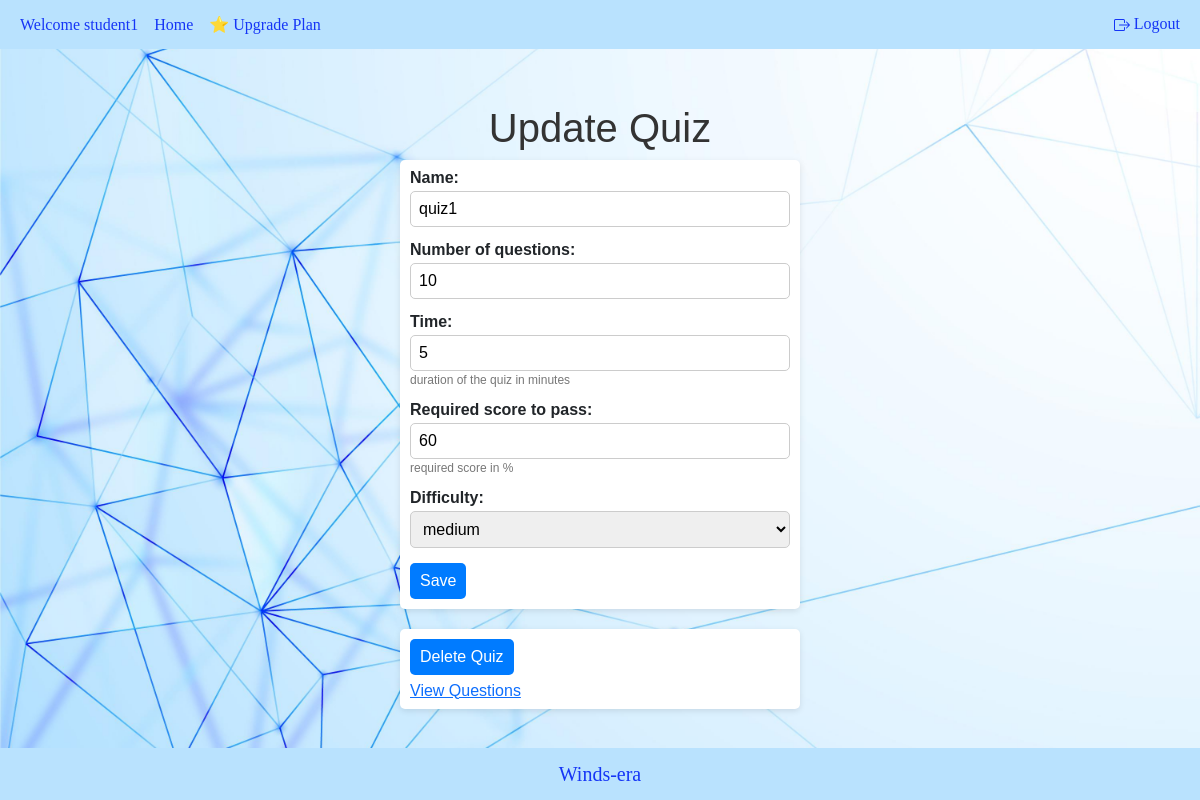
The app's page /quiz/update-quiz/7/game_development/ (signed in) with its own data.
### user_account/models.py (models this page shows, shortened)
class User(AbstractBaseUser):
    username = models.CharField(max_length=20, unique=True)
    date_joined = models.DateTimeField(auto_now_add=True)
    last_login = models.DateTimeField(auto_now=True)
    is_admin = models.BooleanField(default=False)
    is_active = models.BooleanField(default=True)
    is_staff = models.BooleanField(default=False)
    is_superuser = models.BooleanField(default=False)
    user_choices = [
        ('STUDENT', 'Student'),
        ('MENTOR', 'Mentor'),
        ('ADMIN', 'Admin')
    ]
    plan_choices = [
        ('Basic', 'Basic'),
        ('Super', 'Super'),
        ('Pro', 'Pro')
    ]
    email = models.EmailField(max_length=60, unique=True)
    user_role = models.CharField(max_length=10, choices=user_choices)
    plan = models.CharField(max_length=10, choices=plan_choices, default='Basic')
    USERNAME_FIELD = 'username'
    REQUIRED_FIELDS = ['email', 'user_role']
    objects = UserManager()

### quiz/models.py (models this page shows, shortened)
class Quiz(models.Model):
    name = models.CharField(max_length=120)
    topic = models.CharField(max_length=120)
    number_of_questions = models.IntegerField()
    time = models.IntegerField(help_text="duration of the quiz in minutes")
    required_score_to_pass = models.IntegerField(help_text="required score in %")
    difficulty = models.CharField(max_length=6, choices=DIFF_CHOICES)
    class Meta:
        verbose_name_plural = 'Quizes'

### quiz/views.py (the view)
# urls.py: path('update-quiz/<int:quiz_id>/<str:slug>/', update_quiz, name='update_quiz'),
@login_required
def update_quiz(request, quiz_id, slug):
    quiz = get_object_or_404(Quiz, id=quiz_id)
    if request.method == 'POST':
        form = QuizForm(request.POST, instance=quiz)
        if form.is_valid():
            form.save()
            return redirect('quiz:quizzes', slug=slug)
    else:
        form = QuizForm(instance=quiz)
    return render(request, 'quiz/update_quiz.html', {'form': form, 'quiz': quiz, 'slug': slug})

### quiz/forms.py
class QuizForm(forms.ModelForm):
    class Meta:
        model = Quiz
        fields = ['name', 'number_of_questions', 'time', 'required_score_to_pass', 'difficulty']
        widgets = {
            'difficulty': forms.Select(choices=DIFF_CHOICES)
        }

### quiz/templates/quiz/update_quiz.html (shortened to what this page needs)
{% extends "root.html" %} {% block content %}
<div class="form-container">
  <div class="quiz-form">
    <h1>Update Quiz</h1>
    <form method="post">
      {% csrf_token %} {{ form.as_p }}
      <button type="submit">Save</button>
    </form>
    <div>
      <form method="post" action="{% url 'quiz:delete_quiz' quiz.id slug %}">
        <button type="submit">Delete Quiz</button>
        <div class="view-question mt-2">
          <a href="{% url 'quiz:question_list' quiz.id  %}">View Questions</a>
          {% endblock content %}

### templates/snippets/header.html (shortened to what this page needs)
    <nav class="navbar navbar-expand-sm navbar-dark fixed-top border-bottom-shadow-sm" style="background-color:#B9E2FE">
        {% if request.user.is_authenticated %}
        <div class="container-fluid d-flex">
        <ul class="navbar-nav">
            <li class="nav-item"><a class="nav-link disabled" style="color:#1535F6;font-family: 'Al Bayan';">Welcome {{ request.user.username }}</a></li>
            <li class="nav-item"><a class="nav-link" href={% url 'website_content:home' %} style="color:#1535F6;font-family: 'Al Bayan';"> Home</a></li>
            {% if request.user.user_role == 'STUDENT' %}
              <li class="nav-item"><a class="nav-link" href={% url 'website_content:plan_details' %} style="color:#1535F6;font-family: 'Al Bayan';">⭐ Upgrade Plan</a></li>
              {% elif request.user.user_role == 'MENTOR' %}
              <li class="nav-item"><a class="nav-link" href="{% url 'website_content:access_grades' %}" style="color:#1535F6;font-family: 'Al Bayan';">Student Grades</a></li>
            {% endif %}
        </ul>
        <ul class="navbar-nav">
            <li class="nav-item"><a class="nav-link" href={% url 'user_account:logout' %} style="color:#1535F6;font-family: 'Al Bayan';">
                Logout</a></li>
          </ul>
        </div>
        {% endif %}
      </nav>

### static/css/main.css (style rules this page uses)
html, body { height: 100%; margin: 0; }
body { display: flex; align-items: center; padding-bottom: 5rem; }

### quiz/templates/quiz/update_quiz.html (style rules this page uses)
body { font-family: Arial, sans-serif; line-height: 1; margin: 0; padding: 0; }
.quiz-form { display: flex; flex-direction: column; align-items: center; justify-content: center; margin-bottom: 60px; }
h1 { color: #333; }
.form-container { display: flex; flex: column; justify-content: space-evenly; }
form { background-color: #fff; padding: 10px; border-radius: 5px; box-shadow: 0 2px 6px rgba(0, 0, 0, 0.1); width: 400px; max-width: 100%; }
form p { margin-bottom: 15px; }
label { font-weight: bold; display: block; }
input, select { width: 100%; padding: 8px; border: 1px solid #ccc; border-radius: 5px; font-size: 16px; margin-top: 5px; }
.helptext { font-size: 12px; color: #777; }
button { background-color: #007bff; color: #fff; border: none; padding: 10px 10px; border-radius: 5px; cursor: pointer; font-size: 16px; }
form:last-child { margin-top: 20px; }

### records on screen
User: user.username "student1"
Quiz: name "quiz1", number_of_questions "10", time "5", required_score_to_pass "60", difficulty "medium"
